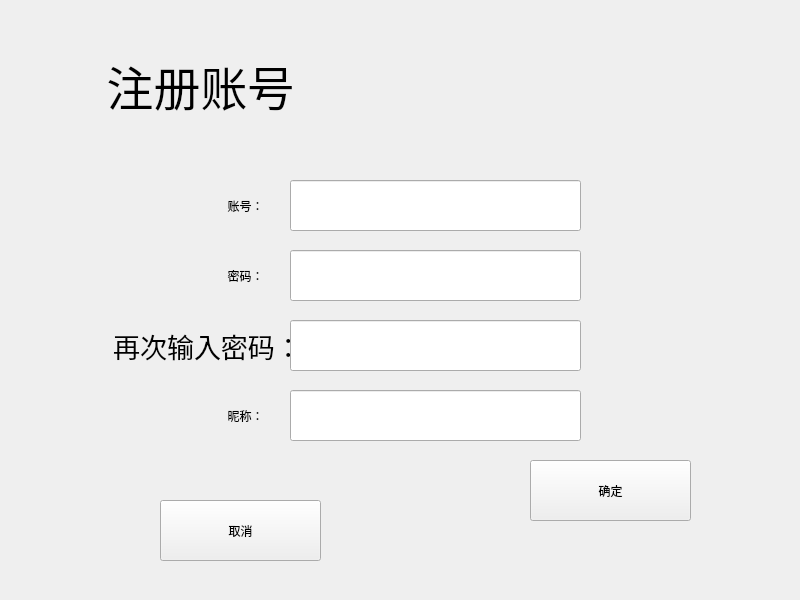
<?xml version="1.0" encoding="UTF-8"?>
<ui version="4.0">
 <class>Form_SignUp</class>
 <widget class="QWidget" name="Form_SignUp">
  <property name="geometry">
   <rect>
    <x>0</x>
    <y>0</y>
    <width>800</width>
    <height>600</height>
   </rect>
  </property>
  <property name="windowTitle">
   <string>Form</string>
  </property>
  <widget class="QFrame" name="Widget_Main">
   <property name="geometry">
    <rect>
     <x>110</x>
     <y>140</y>
     <width>561</width>
     <height>351</height>
    </rect>
   </property>
   <property name="styleSheet">
    <string notr="true"/>
   </property>
   <widget class="QLabel" name="lbl_username">
    <property name="geometry">
     <rect>
      <x>30</x>
      <y>40</y>
      <width>211</width>
      <height>51</height>
     </rect>
    </property>
    <property name="text">
     <string>账号：</string>
    </property>
    <property name="alignment">
     <set>Qt::AlignCenter</set>
    </property>
   </widget>
   <widget class="QLineEdit" name="le_username">
    <property name="geometry">
     <rect>
      <x>180</x>
      <y>40</y>
      <width>291</width>
      <height>51</height>
     </rect>
    </property>
   </widget>
   <widget class="QLabel" name="lbl_password">
    <property name="geometry">
     <rect>
      <x>30</x>
      <y>110</y>
      <width>211</width>
      <height>51</height>
     </rect>
    </property>
    <property name="text">
     <string>密码：</string>
    </property>
    <property name="alignment">
     <set>Qt::AlignCenter</set>
    </property>
   </widget>
   <widget class="QLineEdit" name="le_password">
    <property name="geometry">
     <rect>
      <x>180</x>
      <y>110</y>
      <width>291</width>
      <height>51</height>
     </rect>
    </property>
   </widget>
   <widget class="QLabel" name="lbl_password_2">
    <property name="geometry">
     <rect>
      <x>-13</x>
      <y>180</y>
      <width>221</width>
      <height>51</height>
     </rect>
    </property>
    <property name="styleSheet">
     <string notr="true">Font: 20pt;</string>
    </property>
    <property name="text">
     <string>再次输入密码：</string>
    </property>
    <property name="alignment">
     <set>Qt::AlignCenter</set>
    </property>
   </widget>
   <widget class="QLineEdit" name="le_password_2">
    <property name="geometry">
     <rect>
      <x>180</x>
      <y>180</y>
      <width>291</width>
      <height>51</height>
     </rect>
    </property>
    <property name="styleSheet">
     <string notr="true"/>
    </property>
   </widget>
   <widget class="QLabel" name="lbl_nickname">
    <property name="geometry">
     <rect>
      <x>30</x>
      <y>250</y>
      <width>211</width>
      <height>51</height>
     </rect>
    </property>
    <property name="text">
     <string>昵称：</string>
    </property>
    <property name="alignment">
     <set>Qt::AlignCenter</set>
    </property>
   </widget>
   <widget class="QLineEdit" name="le_nickname">
    <property name="geometry">
     <rect>
      <x>180</x>
      <y>250</y>
      <width>291</width>
      <height>51</height>
     </rect>
    </property>
    <property name="styleSheet">
     <string notr="true"/>
    </property>
   </widget>
  </widget>
  <widget class="QPushButton" name="btn_signUp">
   <property name="geometry">
    <rect>
     <x>530</x>
     <y>460</y>
     <width>161</width>
     <height>61</height>
    </rect>
   </property>
   <property name="text">
    <string>确定</string>
   </property>
  </widget>
  <widget class="QLabel" name="BACKGROUND">
   <property name="geometry">
    <rect>
     <x>0</x>
     <y>0</y>
     <width>800</width>
     <height>600</height>
    </rect>
   </property>
   <property name="text">
    <string/>
   </property>
   <property name="scaledContents">
    <bool>true</bool>
   </property>
  </widget>
  <widget class="QLabel" name="lbl_title">
   <property name="geometry">
    <rect>
     <x>40</x>
     <y>40</y>
     <width>321</width>
     <height>91</height>
    </rect>
   </property>
   <property name="styleSheet">
    <string notr="true">Font: 35pt;</string>
   </property>
   <property name="text">
    <string>注册账号</string>
   </property>
   <property name="alignment">
    <set>Qt::AlignCenter</set>
   </property>
  </widget>
  <widget class="QPushButton" name="btn_cancel">
   <property name="geometry">
    <rect>
     <x>160</x>
     <y>500</y>
     <width>161</width>
     <height>61</height>
    </rect>
   </property>
   <property name="text">
    <string>取消</string>
   </property>
  </widget>
  <zorder>BACKGROUND</zorder>
  <zorder>Widget_Main</zorder>
  <zorder>btn_signUp</zorder>
  <zorder>lbl_title</zorder>
  <zorder>btn_cancel</zorder>
 </widget>
 <resources/>
 <connections/>
</ui>
